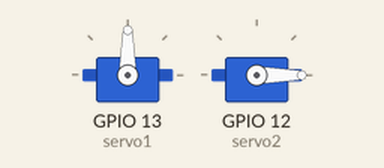
Recording of a sketch running on a simulated ESP32. On the bench: 2 × servo.

Above: at 1.05 s.
At 2.55 s:
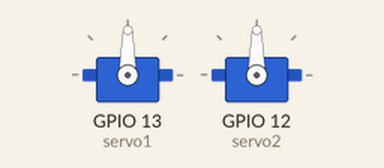
At 4.1 s:
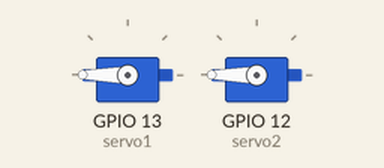
At 7.2 s:
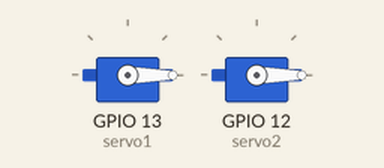
Timing chart, 0 to 9.1 s (numbered marks = the images above):
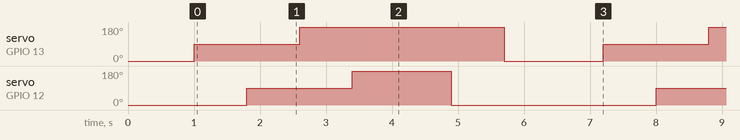

The sketch:

02_servo_2______.ino
```cpp
// ========================================
// 02. 서보 2개 순차 변신 (변신의 심장!)
// ========================================
// 서보 2개를 "순서대로" 움직여 변신 동작 흉내
//
// 배선:
//   서보1 주황 -> ESP32 P13 / 빨강 -> 빵판 +레일 / 갈색 -> 빵판 -레일
//   서보2 주황 -> ESP32 P12 / 빨강 -> 빵판 +레일 / 갈색 -> 빵판 -레일
//   (전원: ESP32 5V -> 빵판 +레일, ESP32 GND -> 빵판 -레일)
// ========================================

#include <ESP32Servo.h>

Servo servo1;   // P13
Servo servo2;   // P12

void setup() {
  servo1.attach(13);
  servo2.attach(12);

  // 시작 자세 (자동차 모드)
  servo1.write(0);
  servo2.write(0);
  delay(1000);
}

void loop() {
  // ===== 변신 시작 (순서대로) =====
  servo1.write(90);    delay(800);
  servo2.write(90);    delay(800);
  servo1.write(180);   delay(800);
  servo2.write(180);   delay(1500);   // 로봇 모드 완성!

  // ===== 다시 접기 (자동차로) =====
  servo2.write(0);     delay(800);
  servo1.write(0);     delay(1500);   // 자동차 모드 완성!
}
```

Measured:
- by itself, servo on GPIO 13 (servo1): repeats every 6.2 s: 180° 3.1 s, 0° 1.5 s, 90° 1.6 s
- by itself, servo on GPIO 12 (servo2): repeats every 6.2 s: 180° 1.5 s, 0° 3.1 s, 90° 1.6 s
